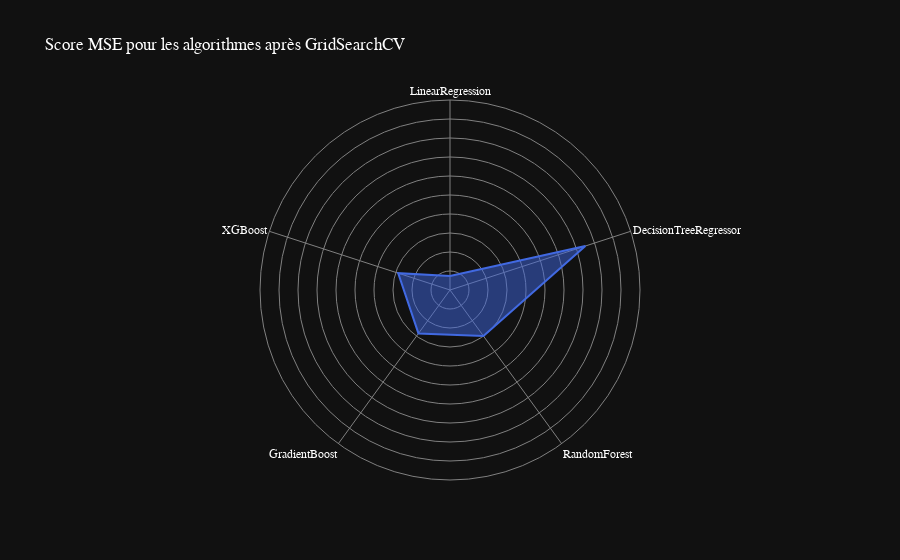

Here is the notebook cell this chart was saved with:
### Code cell
data = [
    {'r': mse_linear_regression_best_model, 'theta': 'LinearRegression'},
    {'r': mse_dtr_best_model, 'theta': 'DecisionTreeRegressor'},
    {'r': mse_rfr_best_model, 'theta': 'RandomForest'},
    {'r': mse_gbr_best_model, 'theta': 'GradientBoost'},
    {'r': mse_xgb_best_model, 'theta': 'XGBoost'}
]
fig = px.line_polar(data, r='r', theta='theta',title="Score MSE pour les algorithmes après GridSearchCV", line_close=True, template='plotly_dark', color_discrete_sequence=['royalblue'])
fig.update_traces(fill='toself')
# change la police
fig.update_layout(
    font=dict(
        family="Optima",
        size=12,
        color="white"
    )
)
# Masquer la ligne représentant les valeurs de 0 à 5 sur l'axe radial
fig.update_layout(
    polar=dict(
        radialaxis=dict(
            showline=False, # masquer la ligne sur l'axe radial
            range=[0,10000], # plage maximale de l'axe radial
            showticklabels=False
        )
    )
)
# changer les couleurs de fond et de la grille
fig.update_layout(
    polar=dict(
        radialaxis=dict(gridcolor='gray', linecolor='gray'),
        angularaxis=dict(gridcolor='gray', linecolor='gray')
    )
)
fig.show()

### Figure 1 — Plotly figure (JSON) as saved in the notebook; plotly's stock layout.template omitted (floating-point values rounded to 4 significant figures)
{"data": [{"fill": "toself", "hovertemplate": "r=%{r}<br>theta=%{theta}<extra></extra>", "legendgroup": "", "line": {"color": "royalblue", "dash": "solid"}, "marker": {"symbol": "circle"}, "mode": "lines", "name": "", "r": [736.8, 7491.0, 2996.0, 2826.0, 2870.0, 736.8], "showlegend": false, "subplot": "polar", "theta": ["LinearRegression", "DecisionTreeRegressor", "RandomForest", "GradientBoost", "XGBoost", "LinearRegression"], "type": "scatterpolar"}], "layout": {"font": {"color": "white", "family": "Optima", "size": 12}, "legend": {"tracegroupgap": 0}, "polar": {"angularaxis": {"direction": "clockwise", "gridcolor": "gray", "linecolor": "gray", "rotation": 90}, "domain": {"x": [0, 1], "y": [0, 1]}, "radialaxis": {"gridcolor": "gray", "linecolor": "gray", "range": [0, 10000], "showline": false, "showticklabels": false}}, "title": {"text": "Score MSE pour les algorithmes après GridSearchCV"}}}
